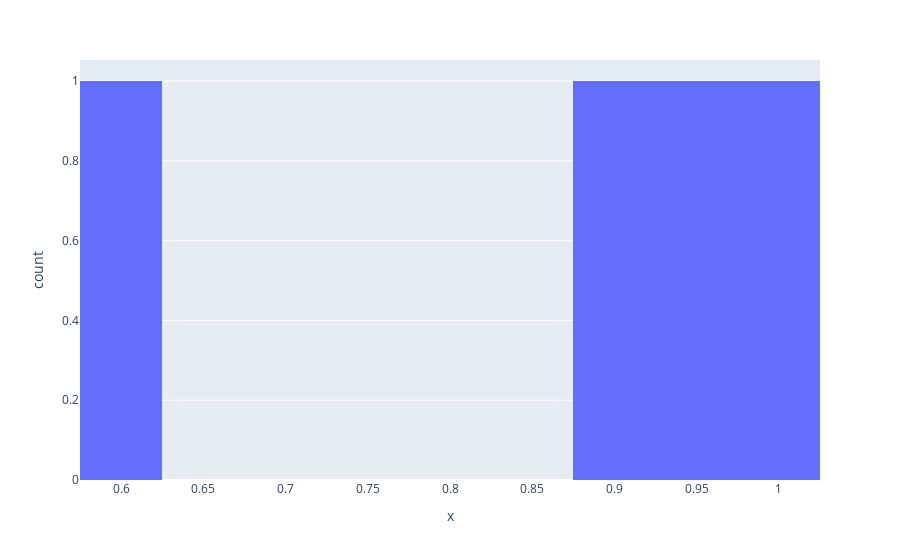

The code cell stored with this chart in its notebook:
### Code cell
result = run_test(
    "validmind.model_validation.ragas.ContextPrecision",
    inputs={"dataset": vm_test_ds},
    params=ragas_column_map,
    show=False,
)
plot_distribution(result.metric.summary.results[0].data)

### Figure 1 — Plotly figure (JSON) as saved in the notebook; plotly's stock layout.template omitted (floating-point values rounded to 4 significant figures)
{"data": [{"alignmentgroup": "True", "bingroup": "x", "hovertemplate": "x=%{x}<br>count=%{y}<extra></extra>", "legendgroup": "", "marker": {"color": "#636efa", "pattern": {"shape": ""}}, "name": "", "nbinsx": 10, "offsetgroup": "", "orientation": "v", "showlegend": false, "type": "histogram", "x": [0.9765, 0.6, 0.9085, 0.9468], "xaxis": "x", "yaxis": "y"}], "layout": {"barmode": "relative", "legend": {"tracegroupgap": 0}, "margin": {"t": 60}, "xaxis": {"anchor": "y", "domain": [0, 1], "title": {"text": "x"}}, "yaxis": {"anchor": "x", "domain": [0, 1], "title": {"text": "count"}}}}
